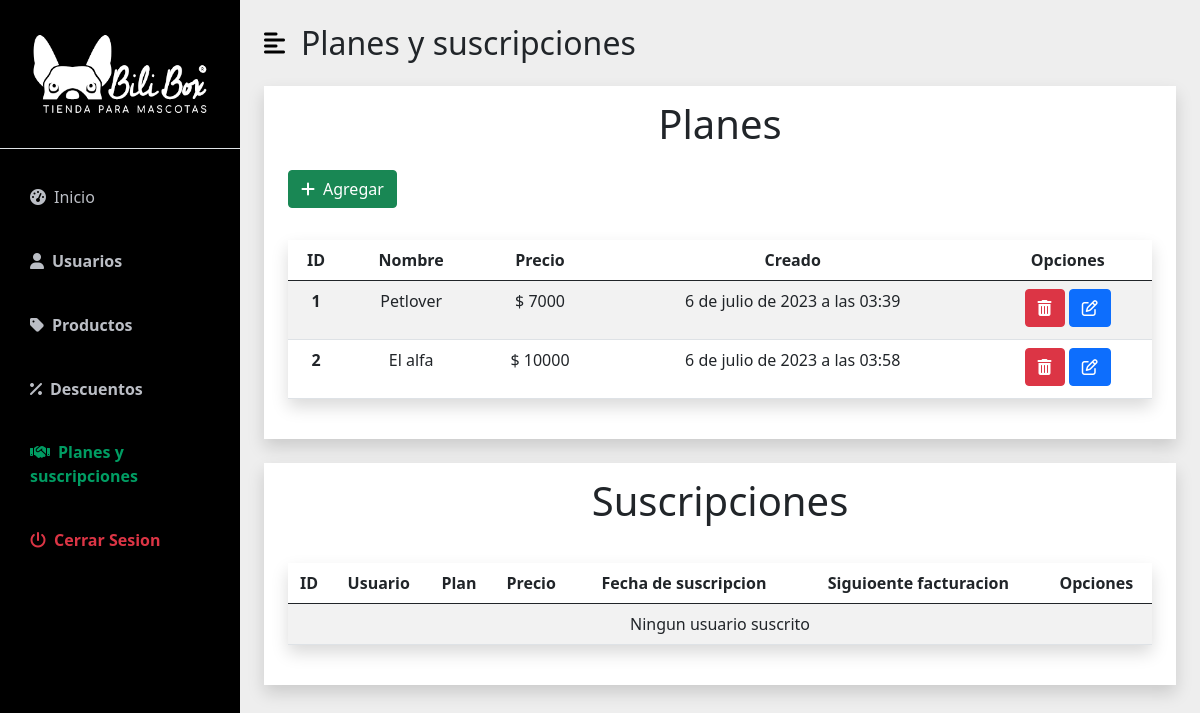
The page /dash_admin/planes/ on the database as committed earlier.
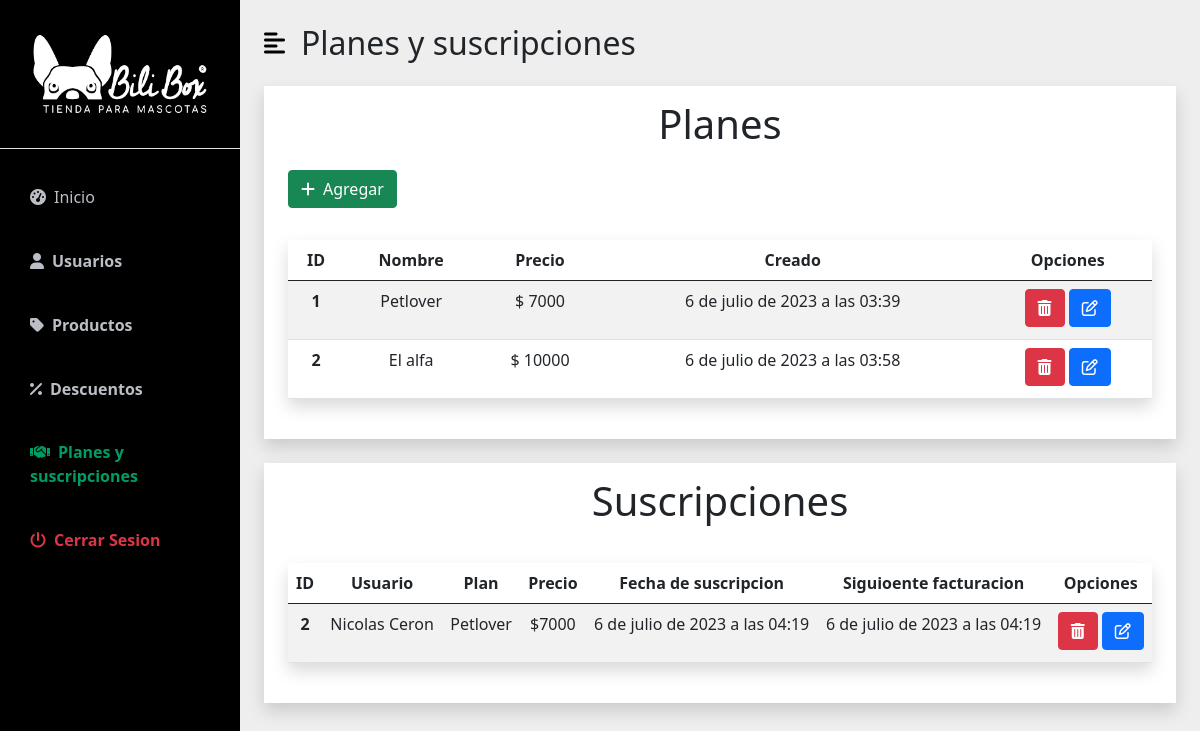
The same page on the database as committed later.
### Appsuscripciones/models.py (models this page shows, shortened)
class Plan(models.Model):
    nombre = models.CharField(max_length=50)
    precio = models.IntegerField()
    created_at = models.DateTimeField(auto_now_add=True)
    class Meta:
        db_table = 'plan' #Como se va a ver en la basen de datos
        verbose_name = 'plan'
        verbose_name_plural = 'planes'

class Suscripcion(models.Model):
    plan = models.ForeignKey(Plan, on_delete=models.CASCADE)
    user = models.ForeignKey(User, on_delete=models.CASCADE, related_name='suscripcion')
    created_at = models.DateTimeField(auto_now_add=True)
    class Meta:
        db_table = 'detalle_suscripcion' #Como se va a ver en la basen de datos
        verbose_name = 'suscripcion'
        verbose_name_plural = 'suscripciones'

### AppDashboardAdmin/views.py (the view, shortened to what this page needs)
# urls.py: path('planes/',views.planes, name='planes'),
def planes(request):
    if request.method != 'POST':
        planes = Plan.objects.all()
        suscripciones = Suscripcion.objects.all()
        data = {
            'planes': planes,
            'suscripciones':suscripciones
        }
        return render(request,'suscripciones/planes.html',data)

### AppCarro/context_processor.py (called while the page is built)
def importe_total_carro(request):
    total=0
    try:
      if request.user.is_authenticated:
        for key, value in request.session["carro"].items():
          total = total + (int(value["precio"]) * value["cantidad"])
      else:
        pass
    except:
      pass
    return {'importe_total_carro':total}

### AppDashboardAdmin/templates/suscripciones/planes.html (shortened to what the changed rows need)
{% extends 'dash_admin/base_dash_admin.html' %}
{% block content %}
<div id="page-content-wrapper">
    <nav class="navbar navbar-expand-lg navbar-light bg-transparent py-4 px-4">
        <div class="d-flex align-items-center">
            <h2 class="fs-2 m-0">Planes y suscripciones</h2>
        </div>
    </nav>
    <div class="container-fluid px-4 ">
        <div class="p-2 shadow" style=" background-color: white;">
            <div class="col table-responsive p-3 rounded">
                <table class="table table-striped text-center shadow">
                    <thead>
                        <tr>
                            <th>ID</th>
                            <th>Nombre</th>
                            <th>Precio</th>
                            <th>Creado</th>
                            <th>Opciones</th>
                        </tr>
                    </thead>
                    <tbody>
                        {% if planes %}
                        {% for i in planes %}
                        <tr>
                            <th class="">{{i.id}}</th>
                            <td class="col">{{i.nombre}}</td>
                            <td class="col">$ {{i.precio}}</td>
                            <td class="col">{{i.created_at}}</td>
                            <td>
                                <a href="#" onclick="eliminarPlan({{i.id}})"> <button class="btn btn-danger mb-1"><i
                                            class="fa-solid fa-trash-can"></i></button></a>
                                <a href="#"> <button class="btn btn-primary mb-1"><i
                                            class="fa-regular fa-pen-to-square"></i></button></a>
                            </td>
                        </tr>
                        {% endfor %}
                        {% else %}
                        <td colspan="8">Ningun plan creado</td>
                        {% endif %}
                    </tbody>
                </table>
            </div>
        </div>
        <div class="p-2 mt-4 shadow" style=" background-color: white;">
            <div class="col table-responsive p-3 rounded">
                <table class="table table-striped text-center shadow">
                    <thead>
                        <tr>
                            <th >ID</th>
                            <th >Usuario</th>
                            <th >Plan</th>
                            <th >Precio</th>
                            <th >Fecha de suscripcion</th>
                            <th >Siguioente facturacion</th>
                            <th >Opciones</th>
                        </tr>
                    </thead>
                    <tbody>
                        {% if suscripciones %}
                        {% for i in suscripciones %}
                        <tr>
                            <th class="">{{i.id}}</th>
                            <td class="col">{{i.user.first_name}} {{i.user.last_name}}</td>
                            <td class="col">{{i.plan.nombre}}</td>
                            <td class="col">${{i.plan.precio}}</td>
                            <td class="col">{{i.created_at}}</td>
                            <td class="col">{{i.created_at}}</td>
                            <td>
                                <a href="#" > <button class="btn btn-danger mb-1"><i
                                            class="fa-solid fa-trash-can"></i></button></a>
                                <a href="#"> <button class="btn btn-primary mb-1"><i
                                            class="fa-regular fa-pen-to-square"></i></button></a>
                            </td>
                        </tr>
                        {% endfor %}
                        {% else %}
                        <td colspan="7">Ningun usuario suscrito</td>
                        {% endif %}
                    </tbody>
                </table>
            </div>
        </div>
    </div>
</div>
{% endblock %}

Rows that differ between the two databases and show on the page:
added Suscripcion: id "2", user.first_name "Nicolas", user.last_name "Ceron", plan.nombre "Petlover", plan.precio "7000", created_at "6 de julio de 2023 a las 04:19"
Other text that changed with them:
text no longer shown: "Ningun usuario suscrito"
